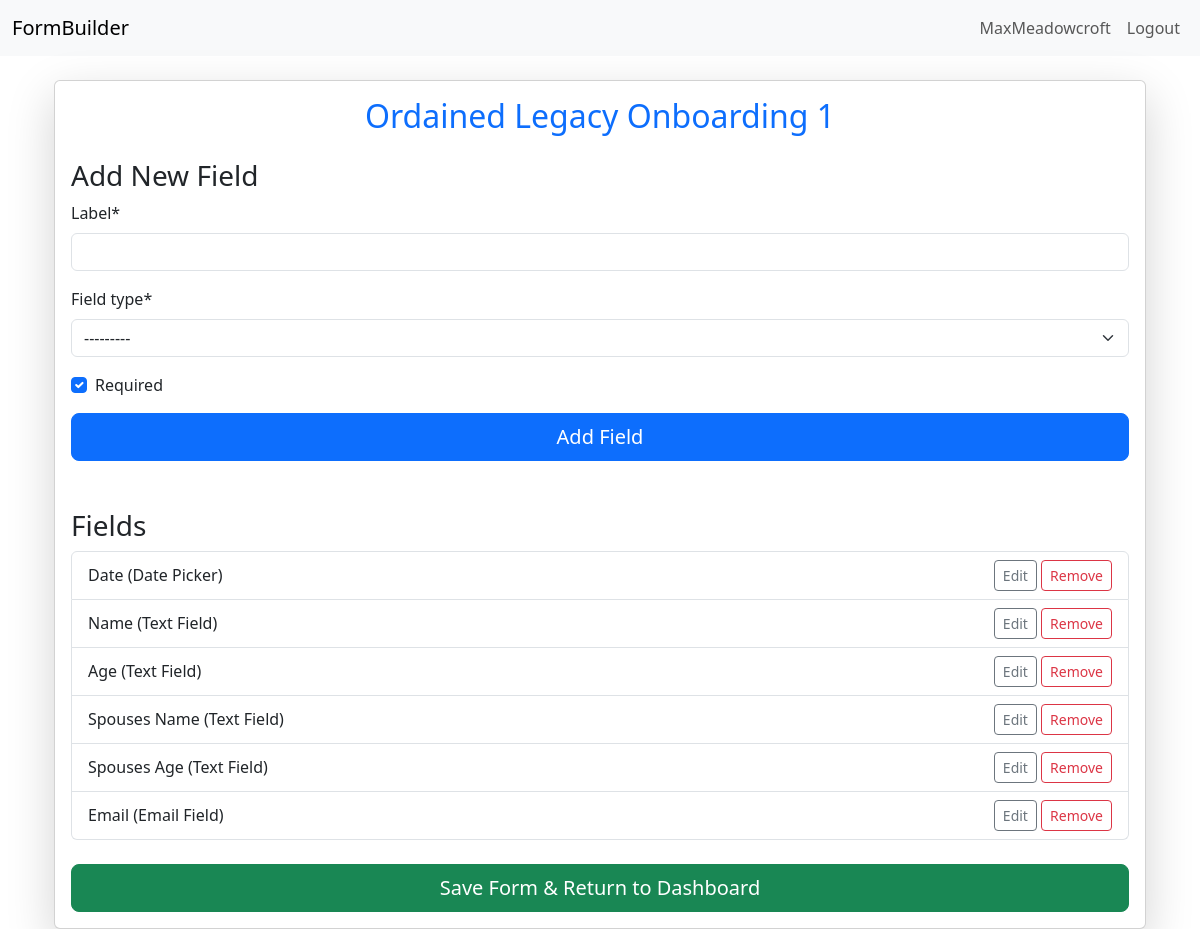
Before: /app/form/2fff5f0cfed9f489/fields/ (signed in) with the older database file.
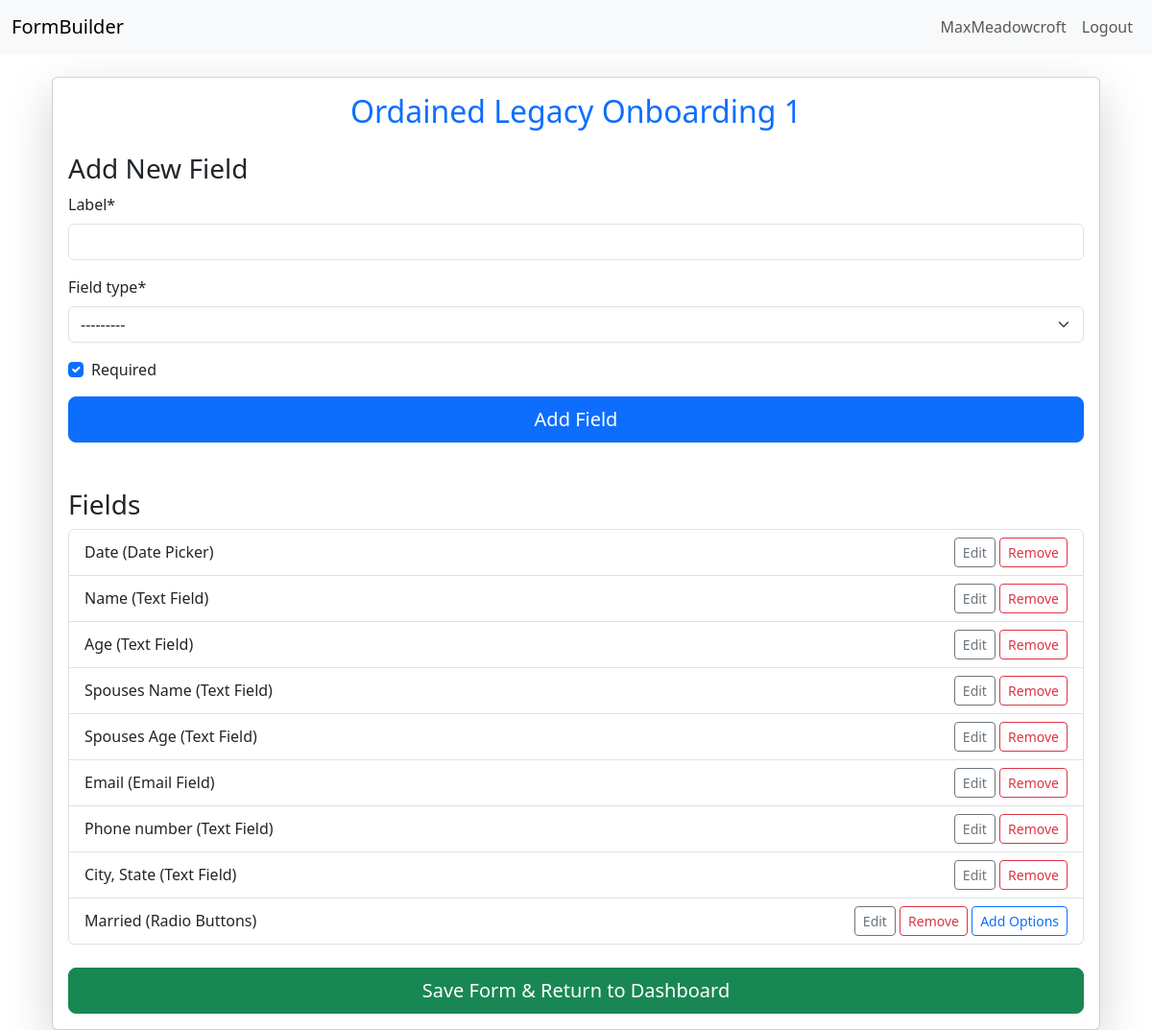
After: the same page with the newer database file.
### builder/models.py (models this page shows, shortened)
class FormField(models.Model):
    form = models.ForeignKey(Form, on_delete=models.CASCADE, related_name="fields")
    label = models.CharField(max_length=255)
    description = models.TextField(blank=True, null=True)
    field_type = models.CharField(max_length=50, choices=FIELD_TYPES)
    required = models.BooleanField(default=True)
    def needs_options(self):
        return self.field_type in ['radio', 'select', 'checkbox']

### builder/views.py (the view)
# urls.py: path('form/<str:form_hash>/fields/', views.manage_fields_view, name='manage_fields'),
@login_required
def manage_fields_view(request, form_hash):
    form_instance = get_object_or_404(Form, form_hash=form_hash, creator=request.user)
    fields = form_instance.fields.all()
    if request.method == 'POST':
        if 'add_field' in request.POST:
            field_form = AddFieldForm(request.POST)
            if field_form.is_valid():
                new_field = field_form.save(commit=False)
                new_field.form = form_instance
                new_field.save()
        elif 'save_form' in request.POST:
            return redirect('dashboard')
    else:
        field_form = AddFieldForm()
    return render(request, 'builder/manage_fields.html', {
        'form': form_instance,
        'fields': fields,
        'field_form': field_form
    })

### builder/forms.py
class AddFieldForm(forms.ModelForm):
    class Meta:
        model = FormField
        fields = ['label', 'field_type', 'required']
        widgets = {
            'field_type': forms.Select(choices=[
                ('text', 'Text Field'),
                ('textarea', 'Text Area'),
                ('radio', 'Radio Buttons'),
                ('checkbox', 'Checkbox'),
                ('select', 'Dropdown'),
                ('date', 'Date Picker'),
                ('email', 'Email Field'),
            ]),
        }

### builder/templates/builder/manage_fields.html (shortened to what this page needs)
{% extends "base.html" %}
{% load crispy_forms_tags %}
{% block content %}
<div class="container mt-4">
    <div class="card shadow-lg">
        <div class="card-body">
            <h2 class="text-center text-primary mb-4">{{ form.title }}</h2>
            <h3>Add New Field</h3>
            <form method="POST">
                {{ field_form|crispy }}
                <button type="submit" name="add_field" class="btn btn-lg btn-primary w-100">Add Field</button>
            </form>
            <h3 class="mt-5">Fields</h3>
            <ul class="list-group">
                {% for field in fields %}
                <li class="list-group-item d-flex justify-content-between align-items-center">
                                    {{ field.label }} ({{ field.get_field_type_display }})
                    <div>
                        <a href="{% url 'edit_field' field.id %}" class="btn btn-sm btn-outline-secondary">Edit</a>
                        <a href="{% url 'delete_field' field.id %}" class="btn btn-sm btn-outline-danger">Remove</a>
                        {% if field.needs_options %}
                        <a href="{% url 'add_field_options' field.id %}" class="btn btn-sm btn-outline-primary">Add Options</a>
                        {% endif %}
                    </div>
                </li>
                {% empty %}
                <li class="list-group-item">No fields added yet.</li>
                {% endfor %}
            </ul>
            <form method="POST" class="mt-4">
                <button type="submit" name="save_form" class="btn btn-lg btn-success w-100">Save Form & Return to Dashboard</button>
            </form>
        </div>
    </div>
</div>
{% endblock %}

Changed rows visible on the page:
added FormField: label "Phone number", field_type "Text Field"
added FormField: label "City, State", field_type "Text Field"
added FormField: label "Married", field_type "Radio Buttons", shows "Add Options"
